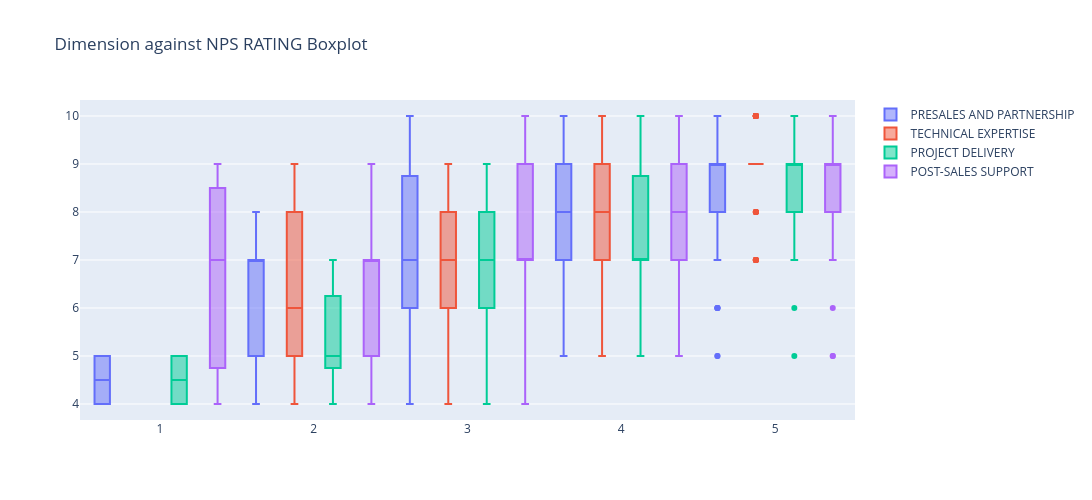

Notebook source saved alongside this figure:
### Code cell
fig = go.Figure()
for i in ['PRESALES AND PARTNERSHIP','TECHNICAL EXPERTISE','PROJECT DELIVERY','POST-SALES SUPPORT']:
    fig.add_trace(
        go.Box(
            x=survey[i],
            y=survey['NPS RATING'],
            name=i
        )
    )
fig.update_layout(autosize=True, title='Dimension against NPS RATING Boxplot', boxmode='group', boxgroupgap=0.6, boxgap=0,height=500,width=1100)
fig.show()

### Figure 1 — Plotly figure (JSON) as saved in the notebook; plotly's stock layout.template omitted (floating-point values rounded to 4 significant figures; data arrays with more than 128 entries replaced by an {"elided": "..."} marker saying what was removed)
{"data": [{"name": "PRESALES AND PARTNERSHIP", "type": "box", "x": {"elided": "392 int values"}, "y": {"elided": "392 int values"}}, {"name": "TECHNICAL EXPERTISE", "type": "box", "x": {"elided": "392 int values"}, "y": {"elided": "392 int values"}}, {"name": "PROJECT DELIVERY", "type": "box", "x": {"elided": "392 int values"}, "y": {"elided": "392 int values"}}, {"name": "POST-SALES SUPPORT", "type": "box", "x": {"elided": "392 int values"}, "y": {"elided": "392 int values"}}], "layout": {"autosize": true, "boxgap": 0, "boxgroupgap": 0.6, "boxmode": "group", "height": 500, "title": {"text": "Dimension against NPS RATING Boxplot"}, "width": 1100}}
